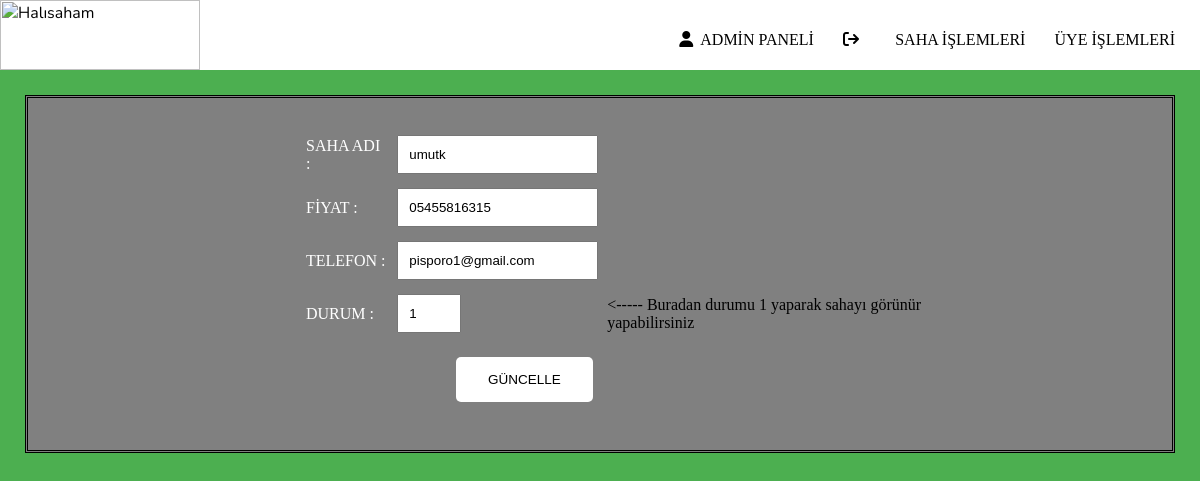
The page /admin/ustatus.php?id=1 on the database its author committed.
### tables this page shows
CREATE TABLE `users` (
  `id` int NOT NULL,
  `username` varchar(50) NOT NULL,
  `ad` varchar(50) NOT NULL,
  `soyad` varchar(50) NOT NULL,
  `tel` varchar(50) NOT NULL,
  `email` varchar(50) NOT NULL,
  `sifre` varchar(50) NOT NULL,
  `perm` varchar(50) NOT NULL DEFAULT 'user',
  `status` tinyint(1) NOT NULL DEFAULT '0'
);

### htdocs/admin/ustatus.php (the view, shortened to what this page needs)
<?php
$ip = "localhost";
$user = "root";
$password = "root";
$db = "halisaha";
try{
    $db = new PDO("mysql:host=$ip;dbname=$db",$user,$password);
    $db->exec("SET CHARSET UTF8");
}catch(PDOException $e){
    die ("Hata var");
}
?>
<?php
$users=$db->prepare("SELECT * FROM users WHERE id=?");
$users->execute(array(intval($_GET['id'])));
$users=$users->fetch();
?>
<html lang="tr">
<head>
    <link rel="stylesheet" href="stylem.css">
</head>
<body>
<section style="background: white" class="" id="">
    <div id="logo" >    <img src="img/logo.jpg" width="200" height="70" alt="Halısaham" />
        <nav>
            <a style="color: black" href="index.php"><i class="fa-solid fa-user ikon"></i>ADMİN PANELİ</a>
            <a style="color: black" href="../index.php"><i class="fa-solid fa-arrow-right-from-bracket ikon"></i></a>
            <a style="color: black" href="sahaoptions.php">SAHA İŞLEMLERİ</a>
            <a style="color: black" href="uyeoptions.php">ÜYE İŞLEMLERİ</a>
        </nav>
</section>
<div class="profil">
    <div class="sag">
        <form action='uguncels.php' method="post">
            <table width="700"   height="150" ">
            <tr>
                <td><input type="hidden" id="sahadi" name="id"  value="<?php echo $users['id']?>" "></td>
            </tr>
            <tr>
                <td><label id="saha">SAHA ADI : </label> </td>
                <td><input type="text" id="sahadi" name="username"  value="<?php echo $users['username']?>" "></td>
            </tr>
            <tr>
                <td> <label id="saha">FİYAT : </label>  </td>
                <td><input type="text" id="fiyat" name="tel" value="<?php echo $users['tel']?>" "></td>
            </tr>
            <tr>
                <td>  <label id="saha">TELEFON : </label> </td>
                <td><input type="text" id="tel" name="email" value="<?php echo $users['email']?>" "></td>
            </tr>
            <tr>
                <td>  <label id="saha">DURUM : </label> </td>
                <td><input type="number" min="0" max="1" id="tel" name="durum" value="<?php echo $users['status']?>" "></td>
                <td><label for=""><----- Buradan durumu 1 yaparak sahayı görünür yapabilirsiniz</label></td>
            </tr>
            <td colspan="2"><button class="button" type="submit" name="ekle" value="ekle">GÜNCELLE</button></td>
            <tr>
                <td colspan="2"></td>
            </tr>
            </table>
        </form>
    </div>
</div>
</body>
</html>

### htdocs/admin/stylem.css (style rules this page uses)
* { box-sizing: border-box; }
body { font-family: 'Nunito', sans-serif; margin: 0; background-color: #4CAF50 ; background-size: cover; background-position: center; }
nav { float: right; line-height: 80px; }
nav a:link { text-decoration: none; margin-right: 25px; color :floralwhite; }
.ikon { margin-right: 7px; font-size: 16px; }

### htdocs/admin/ustatus.php (style rules this page uses)
.profil { width: auto; height: auto; background-color: gray; margin:25px; padding: 25px; display: flex; position: relative; border-style: double; }
a { text-decoration: none; line-height: 50px; color: white; font-family: "Calisto MT"; }
.sag { margin-left: 250px; justify-content: space-between; font-family: "Calisto MT"; color: black; }
#sahadi { padding: 10px; margin: 5px; }
#fiyat { padding: 10px; margin: 5px; }
#tel { padding: 10px; margin: 5px; }
#saha { width: 200px; color: white; }
.button { background-color: white; border: none; color: black; padding: 15px 32px; text-align: center; text-decoration: none; display: inline-block; font-size: 13.5px; margin-left: 150px; margin-top: 15px; border-radius: 5px; }

### rows shown on the page
users: username "umutk", tel "05455816315", email "pisporo1@gmail.com", durum "1"
